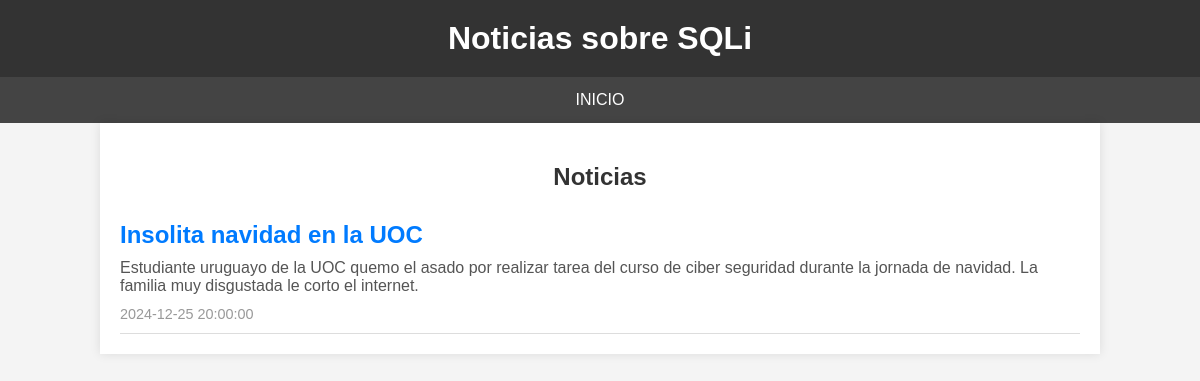
/src/www/v2/news.php?id=1, run on the app's committed database.
### tables this page shows
CREATE TABLE News (
    newsId INT PRIMARY KEY AUTO_INCREMENT,
    title VARCHAR(50) NOT NULL,
    body TEXT,
    dateTime DATETIME NOT NULL
);

### src/www/v2/news.php (the view, shortened to what this page needs)
<!DOCTYPE html>
<html lang="es">
<head>
    <link rel="stylesheet" href="/css/styles.css">
</head>
<body>
    <?php require 'miMenu.php'; ?>
    <section class="container">
        <h1>Noticias</h1>
        <div class="news-lista">
            <?php
            $conexion = new mysqli('serverBD', 'root', 'jaja', 'prac2');
            $id = $_GET['id'];
            $sql_check = "SELECT 1 FROM News WHERE newsId = $id";
            $existencia = $conexion->query($sql_check);
            if ($existencia->num_rows > 0) {
                $sql = "SELECT title, body, dateTime FROM News WHERE newsId = $id";
                $resultado = $conexion->query($sql);
                if ($resultado->num_rows > 0) {
                    while ($fila = $resultado->fetch_assoc()) {
                        echo "\n    <article class='news-item'> \n";
                        echo "      <h2>" . $fila["title"] . "</h2> \n";
                        echo "      <p>" . $fila["body"] . "</p> \n";
                        echo "      <span class='date'>" . $fila["dateTime"] . "</span> \n";
                        echo "    </article> \n";
                    }
                } else {
                    echo "No hay noticias disponibles.";
                }
            } else {
                echo "La noticia no existe.";
            }
            ?>
        </div>
    </section>
</body>
</html>

### src/www/css/styles.css (style rules this page uses)
body { font-family: Arial, sans-serif; background-color: #f4f4f4; margin: 0; padding: 0; }
.container { width: 80%; margin: 0 auto; padding: 20px; background-color: #fff; box-shadow: 0 0 10px rgba(0, 0, 0, 0.1); }
h1 { text-align: center; color: #333; }
.news-item { border-bottom: 1px solid #ddd; padding: 10px 0; }
.news-item h2 { margin: 0; color: #007BFF; }
.news-item p { margin: 10px 0; color: #555; }
.news-item .date { font-size: 0.9em; color: #999; }

### data on the page
news: title "Insolita navidad en la UOC", body "Estudiante uruguayo de la UOC quemo el asado por realizar tarea del curso de ciber seguridad durante la jornada de navidad. La familia muy disgustada le corto el internet.", dateTime "2024-12-25 20:00:00"
